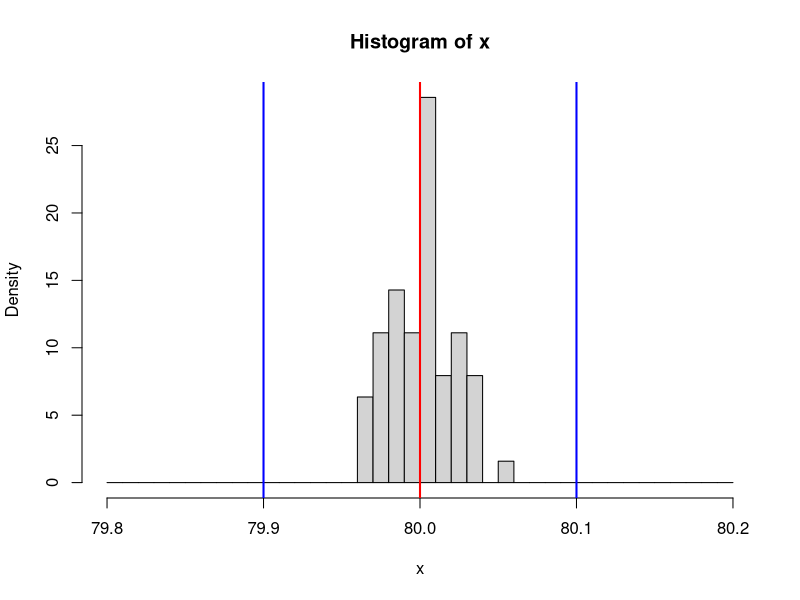
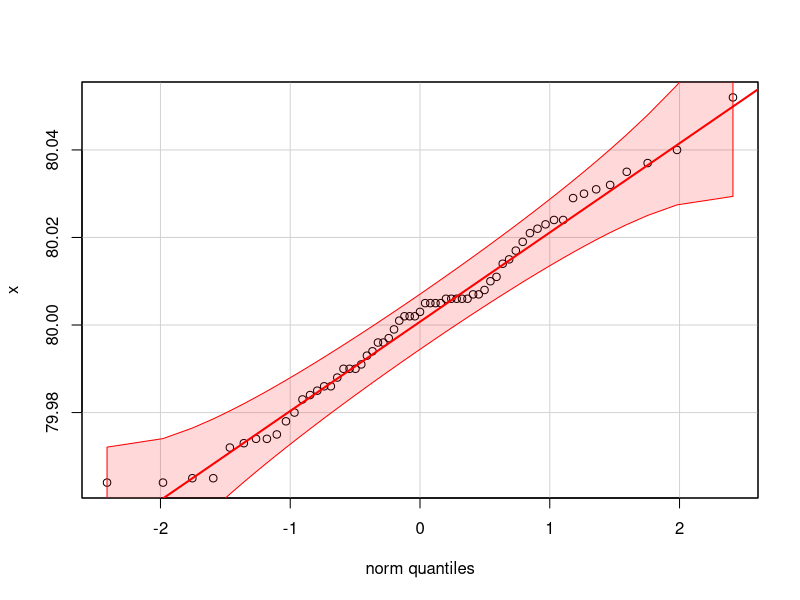

Write the R code that produced these figures, in order.
#-------------------------------------------
#Preparatory work.
#-------------------------------------------
library(nortest)
library(car)
#-------------------------------------------
#Input data
#-------------------------------------------
x <- c(79.997, 	79.999,	80.019,	80.001,	79.984,	80.005,	79.965,	79.972,
       79.996,	79.988,	79.990,	79.986,	80.005,	80.005,	79.974,	80.024,
       79.983,	79.964,	80.007,	80.010,	79.978,	80.029,	80.005,	80.030,
       80.006,	80.006,	79.990,	79.964,	79.965,	80.022,	80.007,	80.011,
       80.031,	80.021,	80.035,	79.993,	80.024,	80.032,	80.006,	79.990,
       79.973,	80.002,	80.006,	80.006,	79.991,	79.974,	79.980,	79.986,
       80.015,	79.994,	79.985,	79.975,	80.040,	79.996,	80.008,	80.014,
       80.002,	80.017,	80.037,	80.023,	80.052,	80.002,	80.003	
)
#-------------------------------------------
#Anderson–Darling test
#-------------------------------------------
ad.test(x)
#-------------------------------------------
#Plot Histogram
#-------------------------------------------
hist(x,breaks=seq(79.8,80.2,0.01),prob=TRUE)
abline(v=79.9, col="blue",lwd=2)
abline(v=80.1, col="blue",lwd=2)
abline(v=80.0, col="red",lwd=2)
#-------------------------------------------
#Q-Q plot
#-------------------------------------------
qqPlot(x, col.lines="red", id=FALSE)  
#-------------------------------------------
#Calculate Cpmk hat
#-------------------------------------------
m <- mean(x)
s <- var(x)
USL <- 80.1
LSL <- 79.9
d <- (USL-LSL)/2
M <- (USL+LSL)/2
t <- 80
Cpmk <- (d-abs(m-M))/(3*(s+(m-t)^2)^(1/2))
